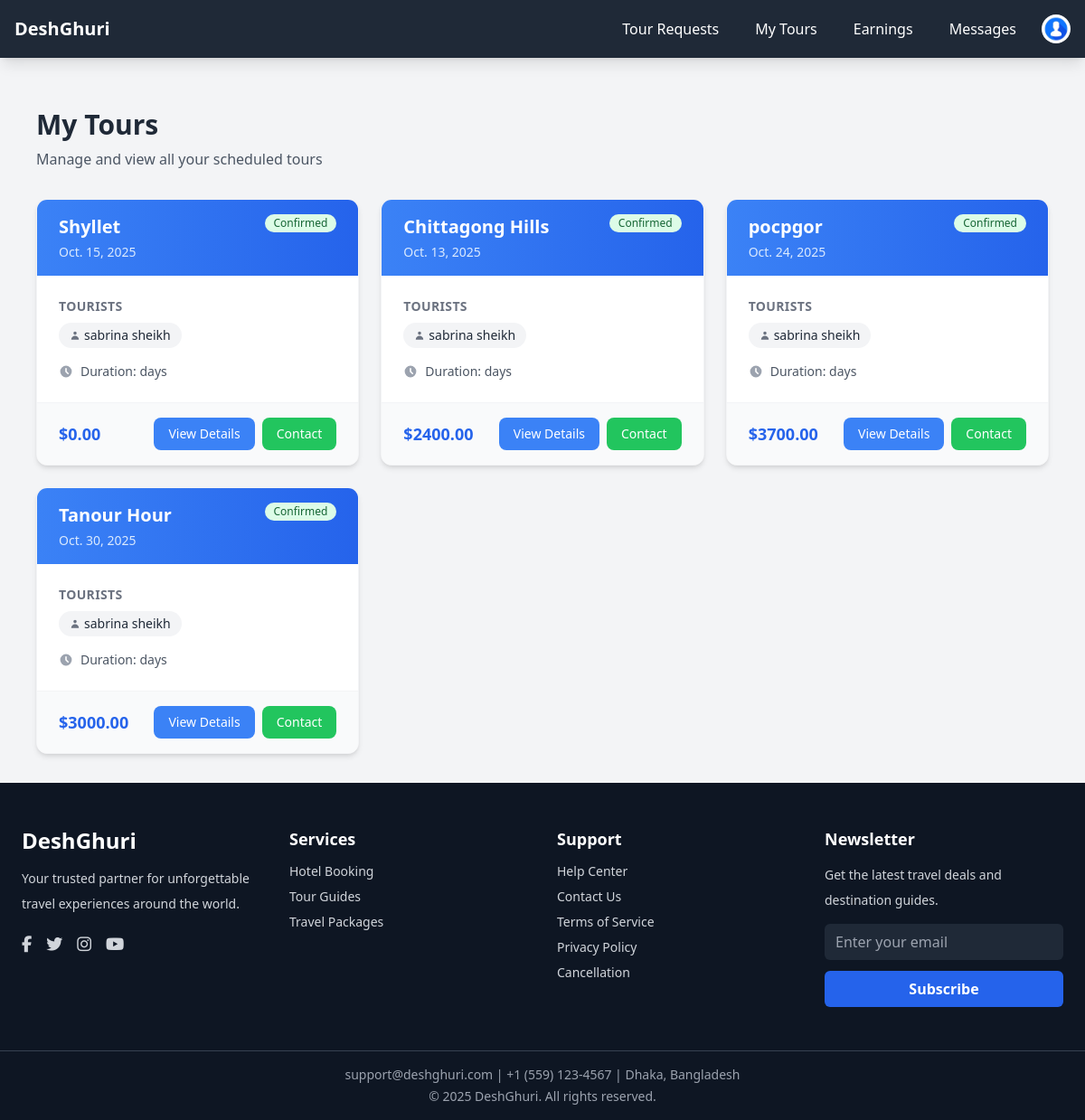
Page /guides/my_tours/ (signed in) on the earlier database version.
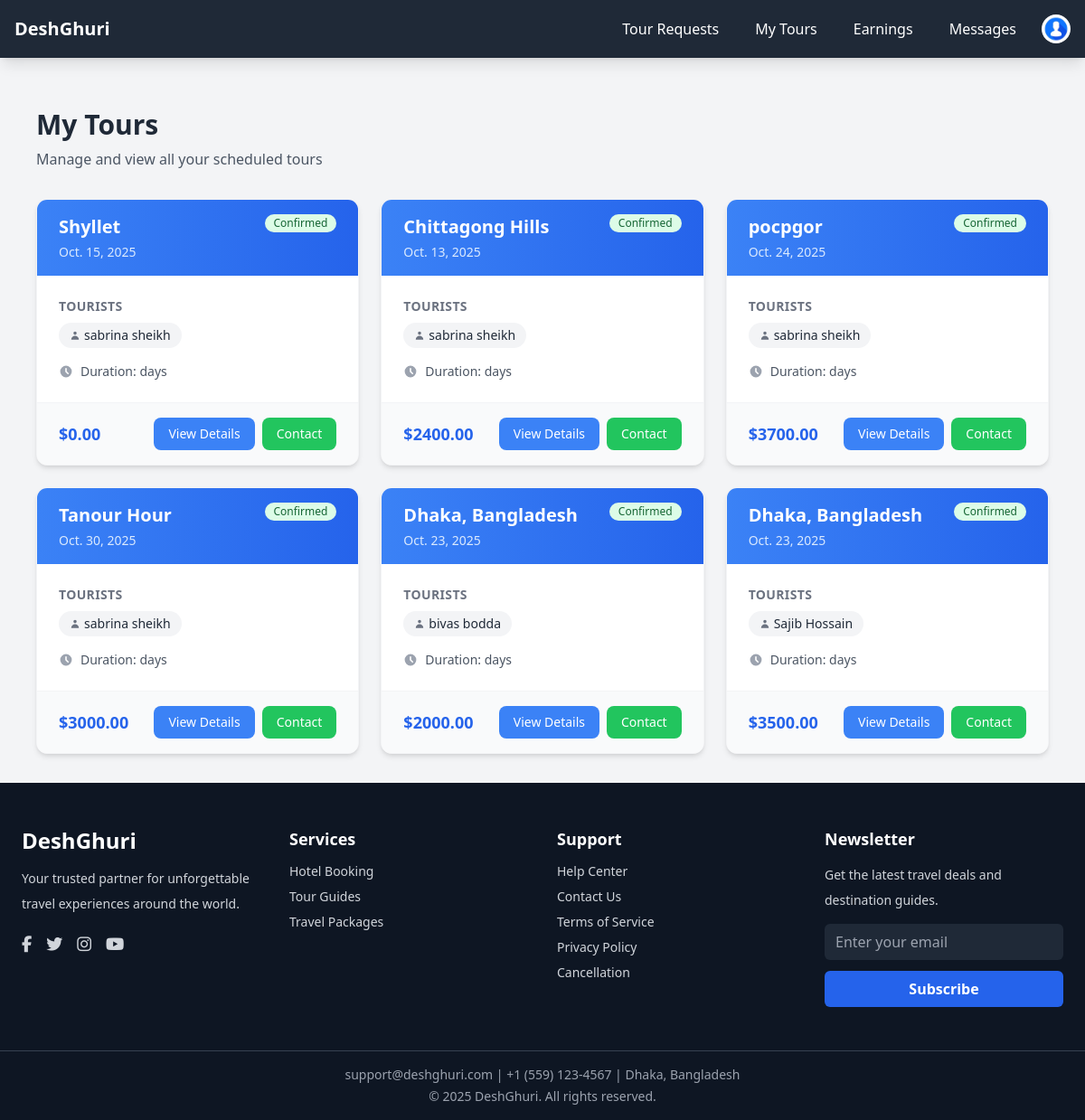
Same page on the later database version.
### guides/models.py (models this page shows, shortened)
class Tour(models.Model):
    guide = models.ForeignKey(settings.AUTH_USER_MODEL, on_delete=models.CASCADE, related_name="guide_tours")
    tourists = models.ManyToManyField(settings.AUTH_USER_MODEL, related_name="tours")
    destination = models.CharField(max_length=200)
    start_date = models.DateField()
    end_date = models.DateField()
    price = models.DecimalField(max_digits=8, decimal_places=2)
    status = models.CharField(
        max_length=20,
        choices=[("pending", "Pending"), ("ongoing", "Ongoing"), ("completed", "Completed")],
        default="pending"
    )
    notes = models.TextField(blank=True)

### accounts/models.py (models this page shows, shortened)
class User(AbstractUser):
    username = models.CharField(
        max_length=150,
        unique=True,
        help_text="Required. 150 characters or fewer."
    )
    ROLE_CHOICES = (
        ('tourist', 'Tourist'),
        ('guide', 'Guide'),
        ('hotel_manager', 'Hotel Manager'),
    )
    role = models.CharField(max_length=20, choices=ROLE_CHOICES)
    agree_terms = models.BooleanField(default=False)

### accounts/utils.py (the view)
        def wrapper(request, *args, **kwargs):
            if request.user.is_authenticated and request.user.role in allowed_roles:
                return view_func(request, *args, **kwargs)
            else:
                raise PermissionDenied

### accounts/context_processors.py (called while the page is built)
def user_role(request):
    user = None
    role = None
    if request.user.is_authenticated:
        user = request.user
        role = user.role  # from your custom User model field
    return {
        'logged_user': user,
        'logged_role': role,
    }

### accounts/utils.py (called while the page is built)
def role_required(allowed_roles=None):
    if allowed_roles is None:
        allowed_roles = []
    def decorator(view_func):
        def wrapper(request, *args, **kwargs):
            if request.user.is_authenticated and request.user.role in allowed_roles:
                return view_func(request, *args, **kwargs)
            else:
                raise PermissionDenied
        return wrapper
    return decorator

### guides/views.py (called while the page is built)
@login_required
@role_required(['guide'])
def my_tours(request):
    tours = Tour.objects.filter(guide=request.user)
    return render(request, "guides/my_tours.html", {"tours": tours})

### template/guides/my_tours.html (shortened to what this page needs)
{% extends "base.html" %}
{% block content %}
<div class="max-w-6xl mx-auto px-4 py-8">
  <div class="mb-8">
    <h1 class="text-3xl font-bold text-gray-800 mb-2">My Tours</h1>
    <p class="text-gray-600">Manage and view all your scheduled tours</p>
  </div>
  {% if tours %}
    <div class="grid grid-cols-1 md:grid-cols-2 lg:grid-cols-3 gap-6">
      {% for tour in tours %}
      <div class="bg-white rounded-xl shadow-md hover:shadow-lg transition-shadow duration-300 border border-gray-100 overflow-hidden">
        <div class="bg-gradient-to-r from-blue-500 to-blue-600 px-6 py-4">
          <div class="flex justify-between items-start">
            <div>
              <h3 class="text-xl font-bold text-white">{{ tour.destination }}</h3>
              <p class="text-blue-100 text-sm mt-1">{{ tour.start_date }}</p>
            </div>
            <span class="bg-green-100 text-green-800 text-xs font-medium px-2.5 py-0.5 rounded-full">
              Confirmed
            </span>
          </div>
        </div>
        <div class="p-6">
          <div class="mb-4">
            <h4 class="text-sm font-semibold text-gray-500 mb-2 uppercase tracking-wide">Tourists</h4>
            <div class="flex flex-wrap gap-2">
              {% for t in tour.tourists.all %}
              <span class="inline-flex items-center bg-gray-100 text-gray-800 text-sm px-3 py-1 rounded-full">
                <svg class="w-3 h-3 mr-1 text-gray-500" fill="currentColor" viewBox="0 0 20 20">
                  <path d="M10 9a3 3 0 100-6 3 3 0 000 6zm-7 9a7 7 0 1114 0H3z"/>
                </svg>
                {{ t.get_full_name|default:t.username }}
              </span>
              {% endfor %}
            </div>
          </div>
          <div class="space-y-2 text-sm text-gray-600">
            <div class="flex items-center">
              <svg class="w-4 h-4 mr-2 text-gray-400" fill="currentColor" viewBox="0 0 20 20">
                <path fill-rule="evenodd" d="M10 18a8 8 0 100-16 8 8 0 000 16zm1-12a1 1 0 10-2 0v4a1 1 0 00.293.707l2.828 2.829a1 1 0 101.415-1.415L11 9.586V6z" clip-rule="evenodd"/>
              </svg>
              <span>Duration: {{ tour.duration }} days</span>
            </div>
          </div>
        </div>
        <div class="bg-gray-50 px-6 py-4 border-t border-gray-100">
          <div class="flex justify-between items-center">
            <span class="text-lg font-bold text-blue-600">${{ tour.price }}</span>
            <div class="flex space-x-2">
              <button class="bg-blue-500 hover:bg-blue-600 text-white px-4 py-2 rounded-lg text-sm font-medium transition-colors duration-200">
                View Details
              </button>
              <button class="bg-green-500 hover:bg-green-600 text-white px-4 py-2 rounded-lg text-sm font-medium transition-colors duration-200">
                Contact
              </button>
            </div>
          </div>
        </div>
      </div>
      {% endfor %}
    </div>
  {% endif %}
</div>
{% endblock %}

Differences in the rows shown:
added Tour: destination "Dhaka, Bangladesh", start_date "Oct. 23, 2025", price "2000.00"
now on this page (row edited): User: get_full_name "bivas bodda", shown under "Dhaka, Bangladesh"
added Tour: destination "Dhaka, Bangladesh", start_date "Oct. 23, 2025", price "3500.00"
added User: get_full_name "Sajib Hossain", shown under "Dhaka, Bangladesh"
